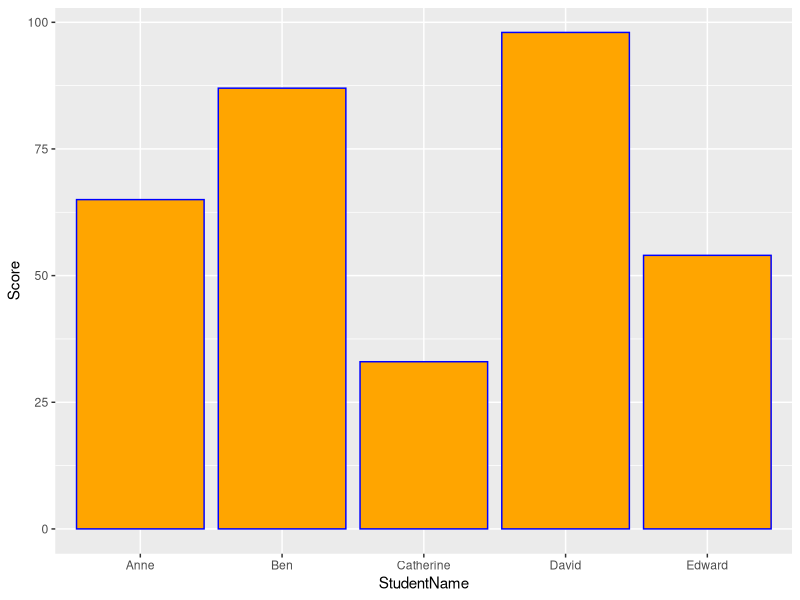

This figure's R source:
library (ggplot2)

data <- data.frame(
  StudentName=c("Anne","Ben","Catherine","David","Edward") ,
  Score=c(65, 87, 33, 98, 54)
)
ggplot(data, aes(x=StudentName, y=Score)) + 
  geom_bar(stat = "identity", color="blue", fill="orange")
